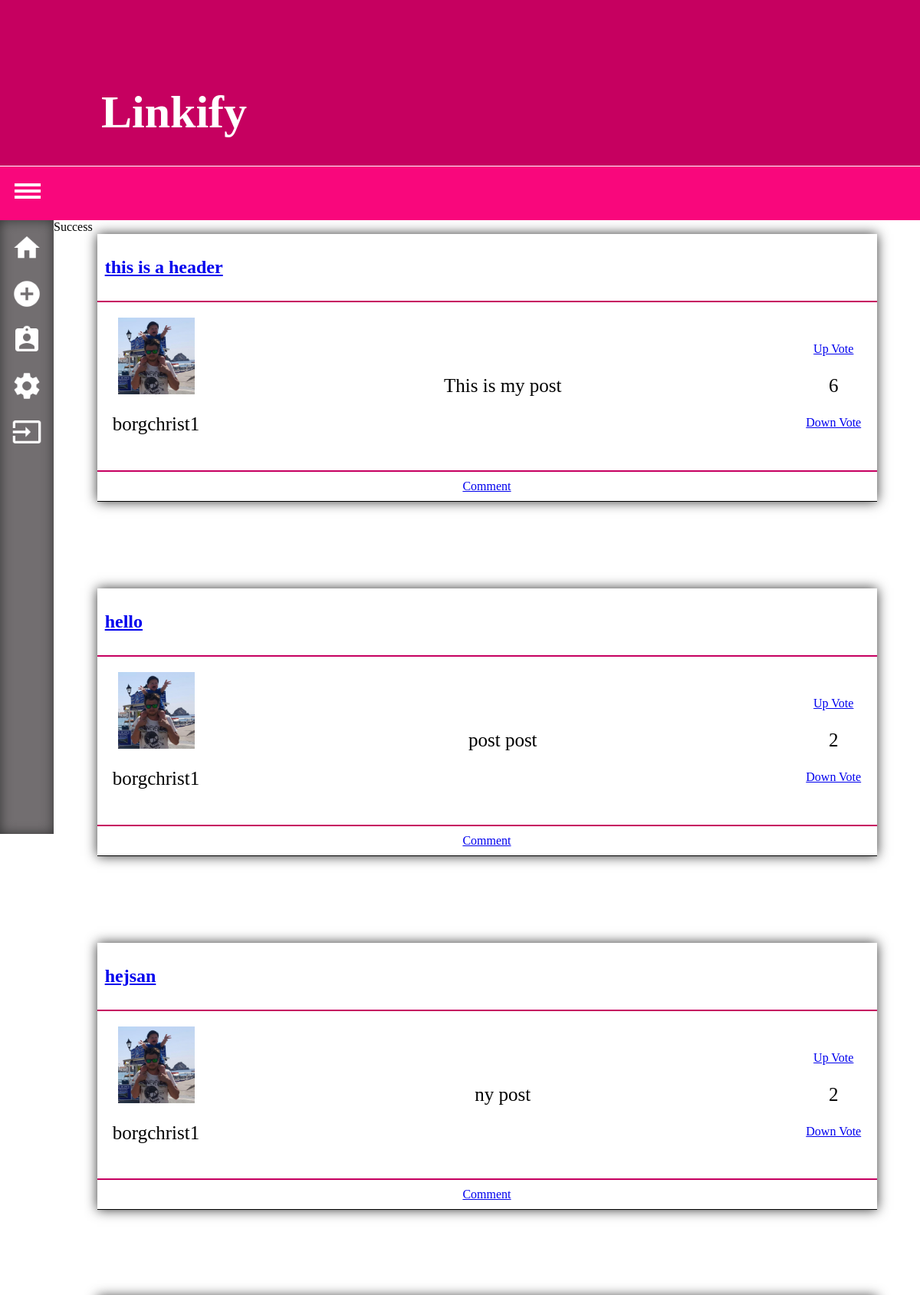
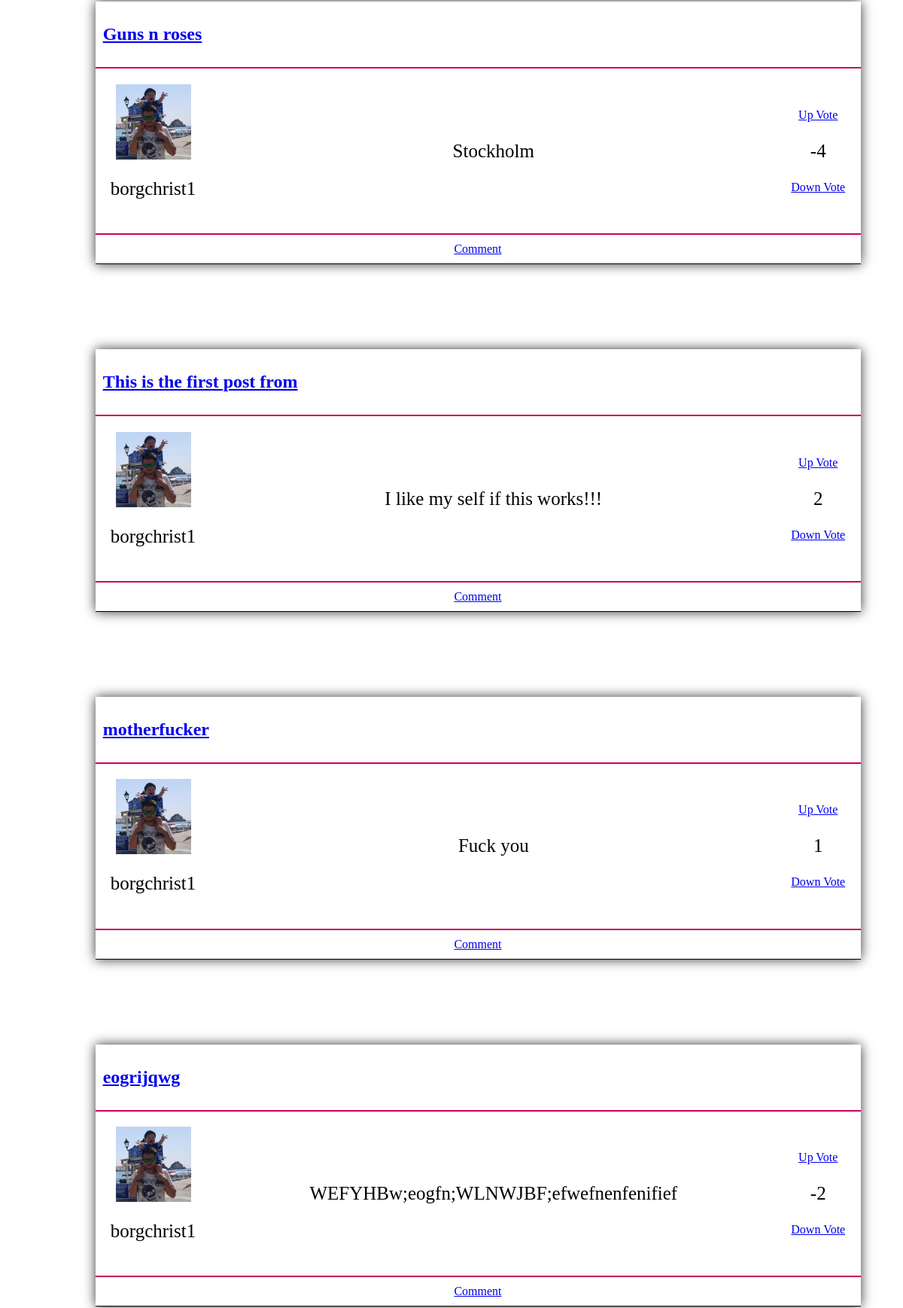
The page / (signed in, upper part) on the database its author committed (2 pictures, top to bottom).
### tables this page shows
CREATE TABLE IF NOT EXISTS `posts` (
  `id` int(11) NOT NULL,
  `head` varchar(200) NOT NULL,
  `url` varchar(300) NOT NULL,
  `post` varchar(1000) NOT NULL,
  `user_id` int(11) NOT NULL,
  `datum` datetime NOT NULL,
  `votes` int(11) DEFAULT NULL
);

CREATE TABLE IF NOT EXISTS `users` (
  `id` int(11) NOT NULL,
  `email` varchar(70) NOT NULL,
  `username` varchar(70) NOT NULL,
  `password` varchar(60) NOT NULL,
  `avatar` varchar(300) NOT NULL
);

### classes/Query.php (called while the page is built, shortened)
<?php
class Query
{
    private $db;
    public function __construct()
    {
        $this->db = new Database();
    }
    public function getObjectById ($id, $table, $class)
    {
        $query = $this->db->getObjects("SELECT * FROM {$table}
            WHERE id = {$id}", $class);
        return $query;
    }
    public function getObjects ($table, $class)
    {
        $query = $this->db->getObjects("SELECT * FROM {$table}", $class);
        return $query;
    }
}

### classes/Database.php (called while the page is built, shortened)
<?php
class Database
{
    private $host = "localhost";
    private $dbName = "linkify";
    private $port = 3306;
    private $username = "root";
    private $password = "root";
    private $socetType = "mysql";
    private $instance = NULL;
    function __construct()
    {
        if ($this->instance == NULL) {
            try {
                $db = new PDO (''.$this->socetType .':host='. $this->host . ';port='. $this->port .';dbname='. $this->dbName .';', $this->username, $this->password );
                $this->instance = $db;
            } catch (Exception $e) {
                die($e->getMessage());            }
        }
    }
    public function getObjects($sql, $class)
    {
        $query = $this->instance->prepare($sql);
        $query->execute();
        $query->setFetchMode(PDO::FETCH_CLASS, $class);
        $result = $query->fetchAll();
        return $result;
    }
}

### classes/Post.php (called while the page is built, shortened)
<?php
class Post {
    private $id;
    private $head;
    private $url;
    private $post;
    private $user_id;
    private $votes;
    public function getId()
    {
        return $this->id;
    }
    public function getHead()
    {
        return $this->head;
    }
    public function getUrl()
    {
        return $this->url;
    }
    public function getPost()
    {
        return $this->post;
    }
    public function getUser_id()
    {
        return $this->user_id;
    }
    public function getVotes()
    {
        return $this->votes;
    }
}

### resources/lib/index-get-user.php (called while the page is built)
<?php
function getAuthor($id)
{
    $getUser = new Query();
    $users = $getUser->getObjectById($id, "users", "User");
    foreach ($users as $user){
        return $user;
    }
}

### classes/User.php (called while the page is built, shortened)
<?php
class User
{
    private $id;
    private $username;
    private $avatar;
    public function getId()
    {
        return  $this->id;
    }
    public function getUsername()
    {
        return $this->username;
    }
    public function getAvatar()
    {
        return $this->avatar;
    }
}

### index.php (the view, shortened to what this page needs)
<?php
require "classes/Post.php";
require "classes/Database.php";
require "classes/User.php";
require "classes/Query.php";
require "resources/lib/index-get-user.php";
$postObjects = new Query();
$posts = $postObjects->getObjects("posts", "Post");
?>
<html>
    <?php require "resources/blocks/head.php"; ?>
    <body>
    <?php require "resources/blocks/big-header.php";
          require "resources/blocks/header.php";
          require "resources/blocks/left-panel.php";
    ?>
        <div class="page-wrapper">
            <div class="message"><?php if(!empty($_SESSION["message"])): print $_SESSION["message"]; endif; ?></div>
            <?php foreach ($posts as $post):
                $user = getAuthor($post->getUser_id()); ?>
            <div class="post-wrapper">
                    <div class="post-head">
                        <h2><a href="<?php if(!empty($post->getUrl())) print $post->getUrl(); else print "#"; ?>"><?php print $post->getHead(); ?></a></h2>
                    </div>
                   <div class="content-wrapper">
                    <div class="post-avatar">
                        <img src="resources/img/users/<?php print $user->getId() . "/" . $user->getAvatar(); ?>" height="100">
                        <p><?php print $user->getUsername(); ?></p>
                    </div>
                    <div class="post-content">
                        <p><?php print $post->getPost(); ?></p>
                    </div>
                    <div class="likes">
                        <a href="resources/lib/vote.php?id=<?php print $post->getId(); ?>&vote=1&table=posts&class=Post">Up Vote</a>
                        <p><?php if($post->getVotes() !== null) print $post->getVotes(); else print 0; ?></p>
                        <a href="resources/lib/vote.php?id=<?php print $post->getId(); ?>&vote=-1&table=posts&class=Post">Down Vote</a>
                    </div>
                </div>
                <div class="more"><a href="topick.php?id=<?php print $post->getId(); ?>">Comment</a></div>
                </div>
            <?php endforeach; ?>
        </div>
    </body>
</html>

### style.css (style rules this page uses)
body { margin: 0 auto; height: 100%; width: 100%; }
.page-wrapper { margin-left: 70px; overflow: hidden; }
.post-wrapper { -moz-box-shadow: 0 0 15px #353535; -webkit-box-shadow: 0 0 15px #353535; box-shadow: 0 0 15px #353535; border-bottom: 1px solid black; margin-left: 5%; margin-right: 5%; margin-bottom: 10%; }
.post-head { padding: 1%; border-bottom: 2px solid #c60060; }
.content-wrapper { display: flex; align-items: center; justify-content: space-between; flex-direction: row; border-bottom: 2px solid #c60060; }
.post-avatar { height: auto; padding: 2%; display: flex; align-items: center; justify-content: center; flex-direction: column; }
.post-content { padding: 2%; }
.more { display: flex; align-items: center; justify-content: space-around; padding: 10px; }
.likes { height: auto; padding: 2%; display: flex; align-items: center; justify-content: center; flex-direction: column; }
p { font-size: 25px; }

### rows shown on the page
posts: head "this is a header", user.avatar (picture), user.username "borgchrist1", post "This is my post", votes "6"
posts: head "hello", user.avatar (picture), user.username "borgchrist1", post "post post", votes "2"
posts: head "hejsan", user.avatar (picture), user.username "borgchrist1", post "ny post", votes "2"
posts: head "Guns n roses", user.avatar (picture), user.username "borgchrist1", post "Stockholm", votes "-4"
posts: head "This is the first post from", user.avatar (picture), user.username "borgchrist1", post "I like my self if this works!!!", votes "2"
posts: head "motherfucker", user.avatar (picture), user.username "borgchrist1", post "Fuck you", votes "1"
posts: head "eogrijqwg", user.avatar (picture), user.username "borgchrist1", post "WEFYHBw;eogfn;WLNWJBF;efwefnenfenifief", votes "-2"

### other values the page prints
$_SESSION["message"] "Success"
